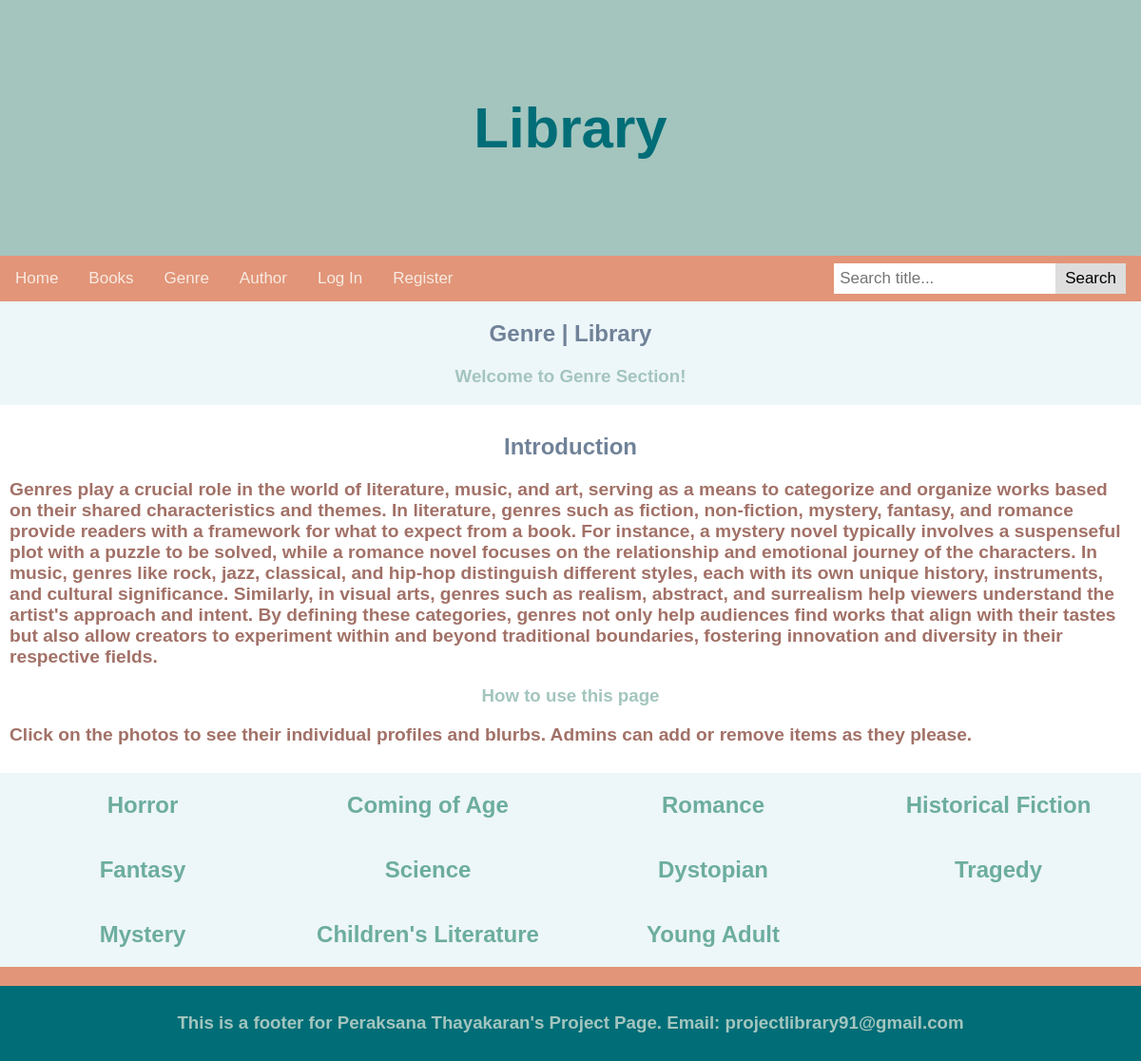
/genre, run on the app's committed database.
### tables this page shows
CREATE TABLE Genre (id INTEGER PRIMARY KEY, name, description);

### route.py (the view)
@app.route('/genre')
def genre():
    genres = query_db("SELECT id, name FROM Genre ORDER BY id")
    return render_template("genre.html", genres=genres)

### route.py (called while the page is built)
@app.before_request
def make_session_permanent():
    session.permanent = True

def query_db(query, args=(), one=False):
    cur = get_db().execute(query, args)
    rv = cur.fetchall()
    cur.close()
    return (rv[0] if rv else None) if one else rv

def get_db():
    if 'db' not in g:
        g.db = sqlite3.connect(app.config['DATABASE'])
        g.db.row_factory = sqlite3.Row  # Return rows as dictionaries
    return g.db

@app.context_processor
def context_processor():
    return dict(title=app.config['TITLE'])

### templates/genre.html
{% extends "u_layout.html" %}
{% block content %}
    <h2>Genre | Library</h2>
    <h3>Welcome to Genre Section!</h3>
    <div class="content">
        <h2>Introduction</h2>
        <p style="font-size: 120%;">
            Genres play a crucial role in the world of literature, music, and art, serving as a means to categorize and organize works based on their shared characteristics and themes. In literature, genres such as fiction, non-fiction, mystery, fantasy, and romance provide readers with a framework for what to expect from a book. For instance, a mystery novel typically involves a suspenseful plot with a puzzle to be solved, while a romance novel focuses on the relationship and emotional journey of the characters. In music, genres like rock, jazz, classical, and hip-hop distinguish different styles, each with its own unique history, instruments, and cultural significance. Similarly, in visual arts, genres such as realism, abstract, and surrealism help viewers understand the artist's approach and intent. By defining these categories, genres not only help audiences find works that align with their tastes but also allow creators to experiment within and beyond traditional boundaries, fostering innovation and diversity in their respective fields.
        </p>
        <h3>How to use this page</h3>
        <p style="font-size: 120%;">
            Click on the photos to see their individual profiles and blurbs. Admins can add or remove items as they please.
        </p>
    </div>
    {% for genre in genres %}
        <div class="column">
            <h2>
                <a href="/genre/{{ genre[0] }}">
                    {{ genre[1] }}
                </a>
            </h2>
        </div>
    {% endfor %}
{% endblock %}

### static/style.css (style rules this page uses)
body { font-family: "Verdana"; color : #a3c5be ; background-color: #EDf6f9; margin: 0; display: flex; flex-direction: column; min-height: 100vh; }
h2 { color: #708298; text-align: center }
h3 { color : #a3c5be ; text-align: center; }
p { color: #a27167 ; text-decoration: none; font-weight: 600; }
h2 a { color: #6cad9f ; text-decoration: none; }
.column { float: left; width: 25%; }
.content { background-color: white; padding: 10px; }
body { font-family: "gill sans", sans-serif; color:#cf7757 }
* { box-sizing: border-box; }

### data on the page
Genre: name "Horror"
Genre: name "Coming of Age"
Genre: name "Romance"
Genre: name "Historical Fiction"
Genre: name "Fantasy"
Genre: name "Science"
Genre: name "Dystopian"
Genre: name "Tragedy"
Genre: name "Mystery"
Genre: name "Children's Literature"
Genre: name "Young Adult"
